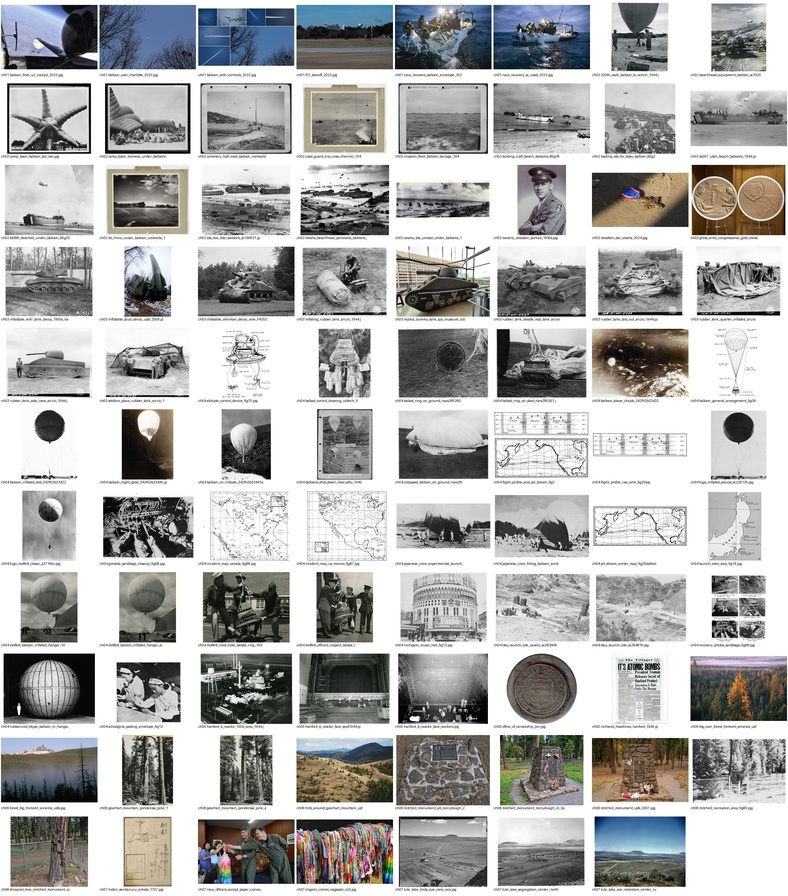
#> input picture projects/Balloon_War/review/archival_images_contact_sheet.jpg, 788 x 896 px, shrunk from 2400 x 2728 before the run
$ python sil_solidify.py ../review/archival_images_contact_sheet.jpg
#> lines starting #> are read from the running program, lines starting #| are printed output that depends on the picture; after the words box and inside, x2 and y2 are one past the last pixel; in counts of white or black regions, pixels touching at a corner belong together
"""Fill thin light lines inside black silhouette figures (rim light, fold lines, face hints), so every figure is solid black.

  python3 tools/sil_solidify.py in.jpg out.jpg [--width=7] [--dark=0.16] [--show=diff.jpg]

A pixel is filled with ink when it is lighter than `dark` but a closing of the dark mask (a disc `width` px wide) covers it, i.e.
it is a thin light line or gap with black on both sides. Wide light areas (sky, lamp pools, paper) are untouched.
"""
import sys
import cv2
import numpy as np

def main():
    a = [x for x in sys.argv[1:] if not x.startswith('--')]
    o = dict(x[2:].split('=') for x in sys.argv[1:] if x.startswith('--'))
    width = int(o.get('width', 7)); dark = float(o.get('dark', 0.16))
    im = cv2.imread(a[0])
#> im is the input picture: shape (896, 788, 3); mean B, G, R 173.6, 174.3, 174.5
    L = cv2.cvtColor(im, cv2.COLOR_BGR2GRAY).astype(float) / 255
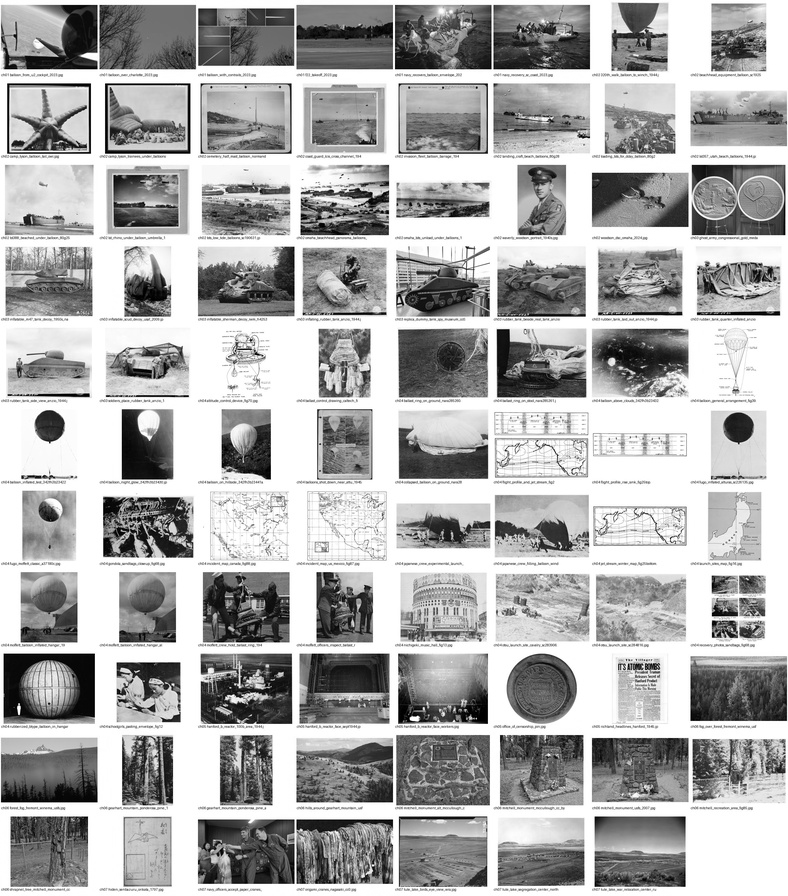
#> L: shape (896, 788) float64; min 0, max 1, mean 0.684
    m = (L < dark).astype(np.uint8)
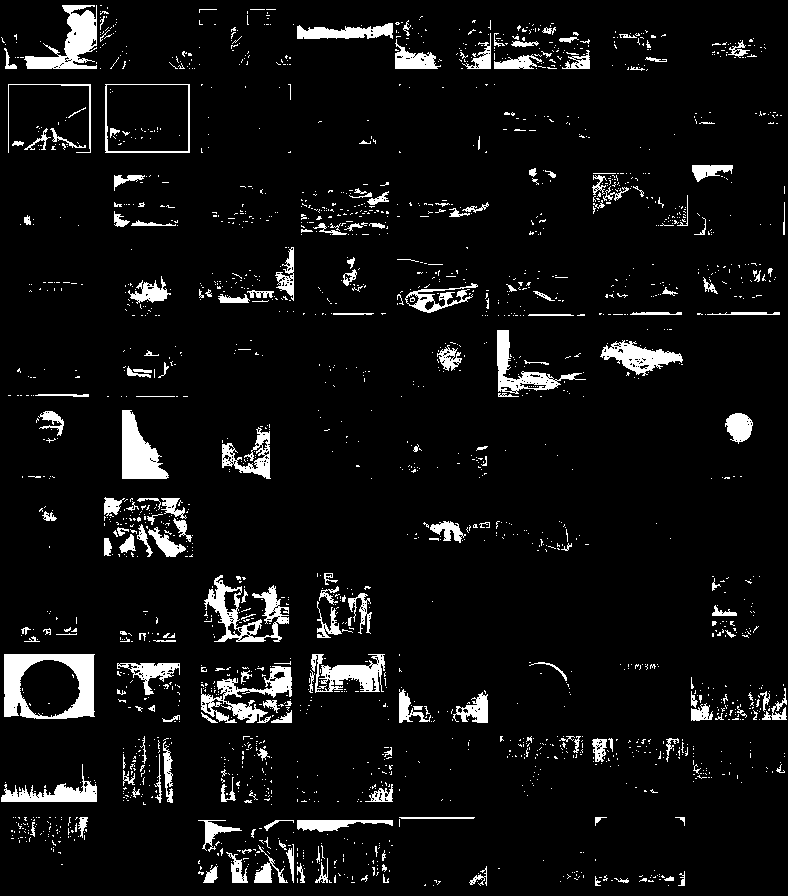
#> m: shape (896, 788); values 0 (black) and 1 (white), 6.5% white; 2138 white regions (1931 under 20 px), largest, box (x1, y1, x2, y2) and area: (4, 654, 95, 719) 3079, (24, 5, 97, 69) 2076, (204, 575, 289, 642) 1899
    k = cv2.getStructuringElement(cv2.MORPH_ELLIPSE, (width, width))
    closed = cv2.morphologyEx(m, cv2.MORPH_CLOSE, k)
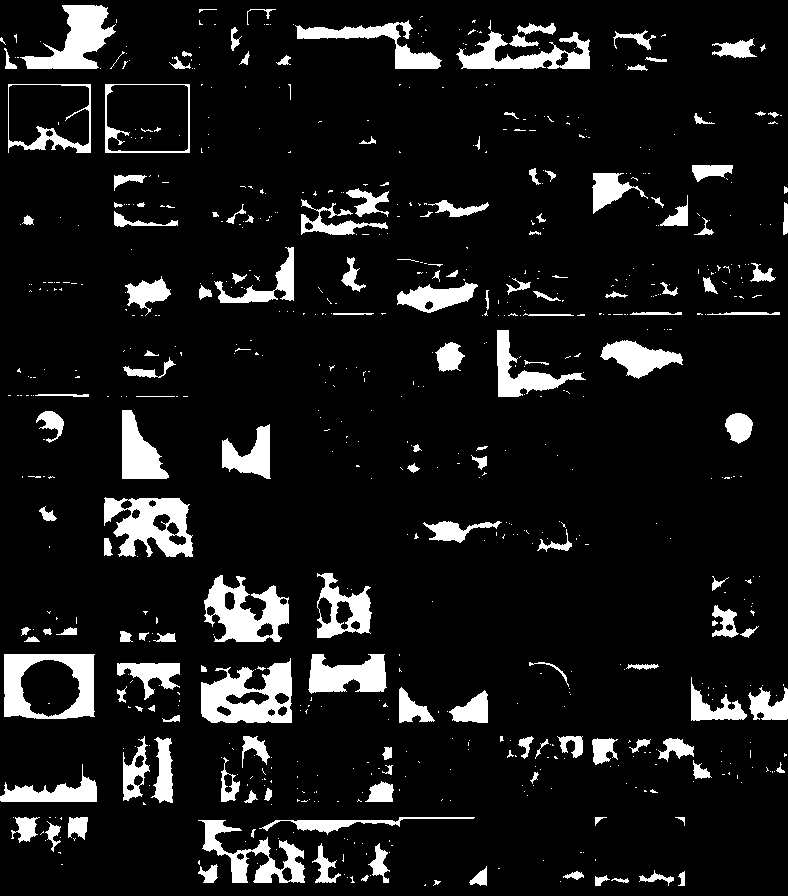
#> closed: shape (896, 788); values 0 (black) and 1 (white), 9.8% white; 732 white regions (570 under 20 px), largest, box (x1, y1, x2, y2) and area: (201, 658, 292, 723) 3579, (104, 497, 193, 557) 3233, (4, 654, 95, 719) 3213
    fill = (closed > 0) & (m == 0)
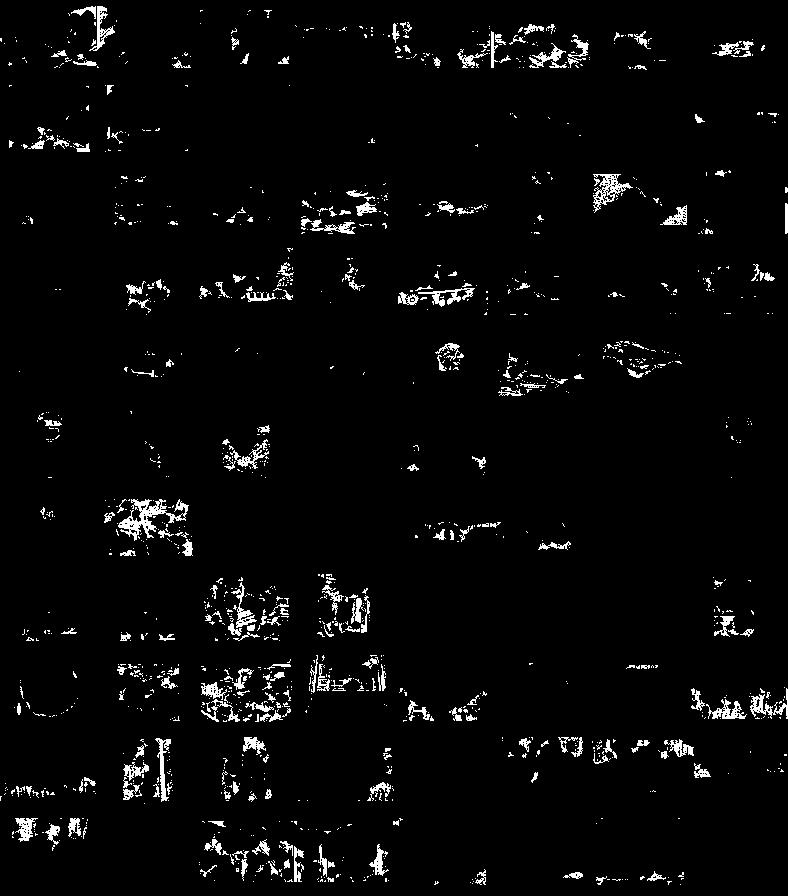
#> fill: shape (896, 788) bool; 3.3% white in thin lines or dots
    # soften: feather the fill edge by 1 px
    out = im.copy()
    ink = np.array([9, 12, 13], np.uint8)  # BGR of #0d0c09
    out[fill] = ink
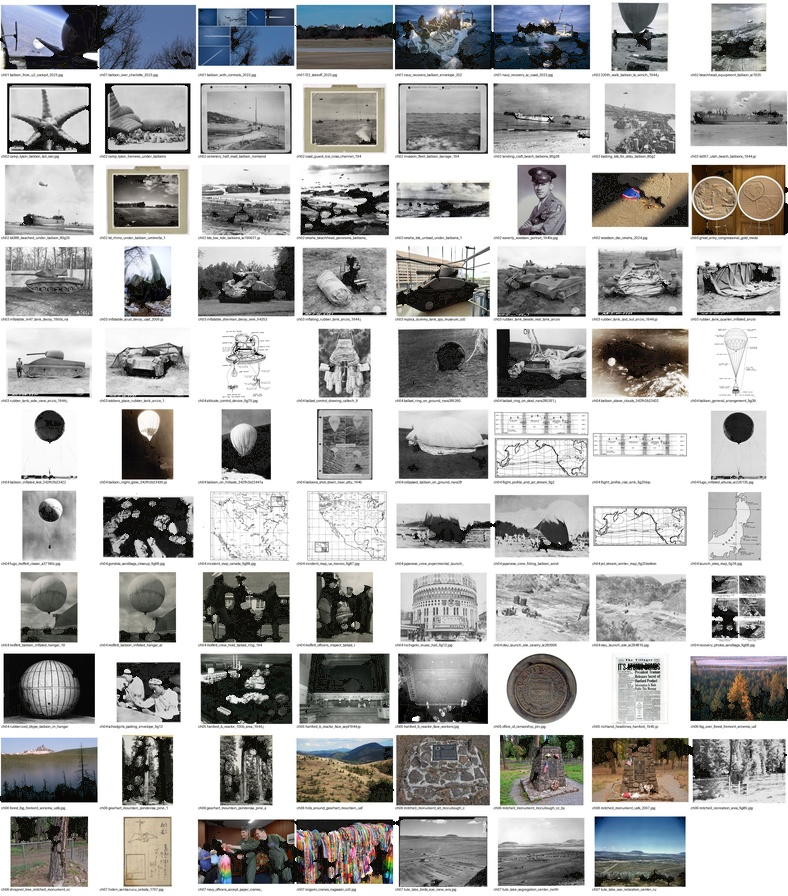
#> out: shape (896, 788, 3); 3.27% of pixels changed, all inside (x1, y1, x2, y2) = (0, 6, 788, 885)
#> (the run stopped early here; a loop or call above may not have finished)
